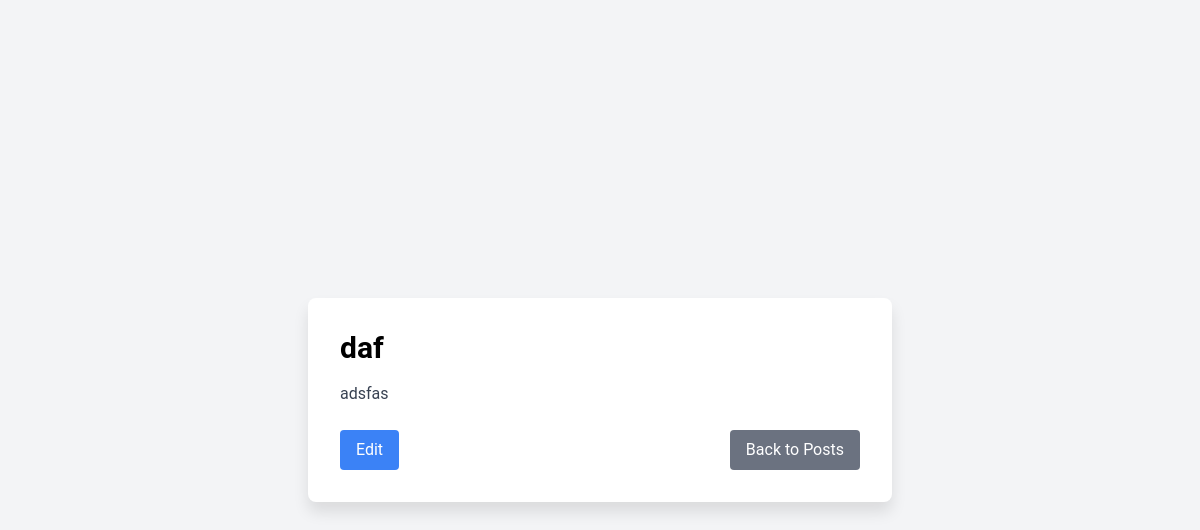
/post/1/, run on an earlier commit of the app's database.
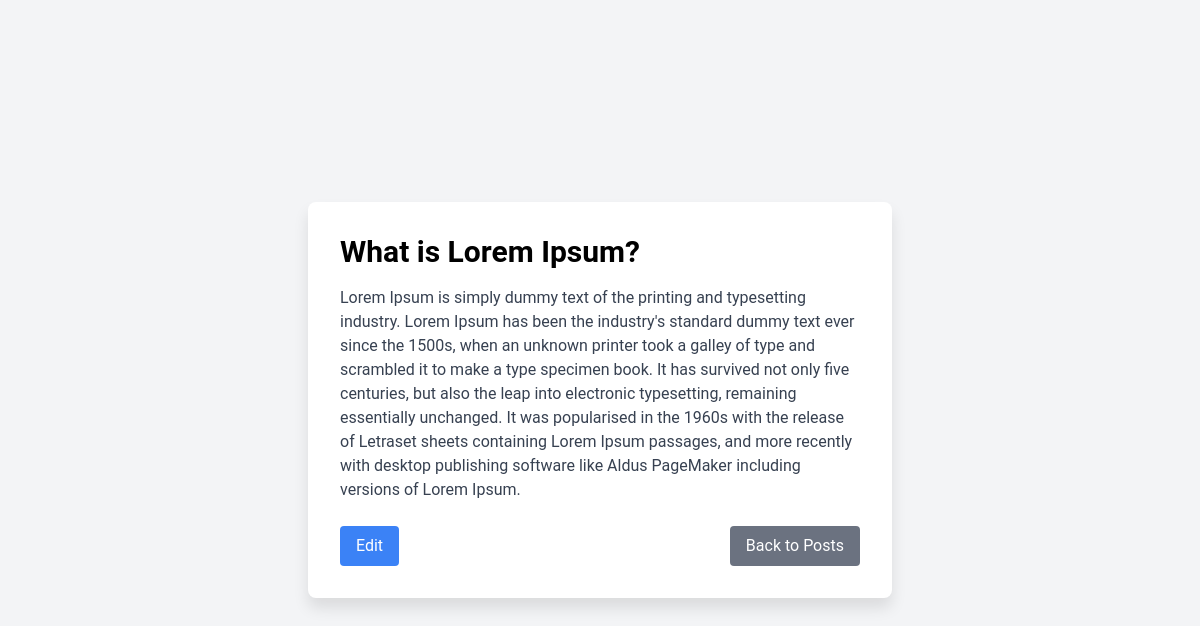
And on a later commit of the database.
### apps/blog/models.py (models this page shows, shortened)
class Post(models.Model):
    title = models.CharField(max_length=200)
    content = models.TextField()
    created_at = models.DateTimeField(default=timezone.now)
    updated_at = models.DateTimeField(auto_now=True)

### apps/blog/views.py (the view)
# urls.py: path('post/<int:pk>/', views.post_detail, name='post_detail'),
def post_detail(request, pk):
    post = get_object_or_404(Post, pk=pk)
    return render(request, 'blog/post_detail.html', {'post': post})

### templates/blog/post_detail.html (shortened to what this page needs)
{% load static %}
<!DOCTYPE html>
<html lang="en">
<head>
    <link href="https://cdn.jsdelivr.net/npm/tailwindcss@2.2.19/dist/tailwind.min.css" rel="stylesheet">
</head>
<body class="bg-gray-100">
    <div class="min-h-screen flex items-center justify-center px-4 py-6">
        <div class="container w-full sm:w-3/4 lg:w-1/2 mx-auto">
            <div class="card">
                <div class="content">
                    <h1 class="text-3xl font-bold mb-4">{{ post.title }}</h1>
                    <p class="text-gray-700 mb-6">{{ post.content }}</p>
                    <div class="flex justify-between">
                        <a href="{% url 'post_edit' pk=post.pk %}" class="inline-block px-4 py-2 bg-blue-500 text-white rounded hover:bg-blue-600 transition">Edit</a>
                        <a href="{% url 'post_list' %}" class="inline-block px-4 py-2 bg-gray-500 text-white rounded hover:bg-gray-600 transition">Back to Posts</a>
                    </div>
                </div>
            </div>
        </div>
    </div>
</body>
</html>

What changed in the data, as far as the page shows it:
changed Post: title "daf" → "What is Lorem Ipsum?"; content "adsfas" → "Lorem Ipsum is simply dummy text of the printing and typesetting industry. Lorem Ipsum has been the industry's standard dummy text ever since the 1500s, when an unknown printer took a galley of type and scrambled it to make a type specimen book. It has survived not only five centuries, but also the leap into electronic typesetting, remaining essentially unchanged. It was popularised in the 1960s with the release of Letraset sheets containing Lorem Ipsum passages, and more recently with desktop publishing software like Aldus PageMaker including versions of Lorem Ipsum."
